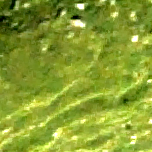
#> input picture dataset_crops_152/crop_000_label_0.png, 152 x 152 px; its folder holds only this picture in this run
$ python run_paper_methods_nested_loo.py   (older library calls are emulated)
#> lines starting #> are read from the running program, lines starting #| are printed output that depends on the picture
#!/usr/bin/env python3
"""
Literature Methods Comparison on Pakistani (Balakot) Dataset
============================================================
Implements hand-crafted feature pipelines from two reference papers and
evaluates them with Nested Leave-One-Out (LOO) cross-validation, matching
the same rigorous protocol used for our DINO-based models.

Papers:
  1. Liu et al. (Forests 2025, 16, 1777) – Texture + Vegetation Indices + RGB spectral
     with Random Forest, Gradient Boosting, XGBoost, and Stacking ensemble
  2. Eckert (Remote Sens. 2012, 4, 810) – GLCM texture with Stepwise multiple linear regression

Output:
  - paper_methods_nested_loo_results.csv
  - paper_methods_nested_loo_scatter.png
  - paper_methods_nested_loo_comparison.csv
"""

import os, json, glob, re, warnings
import numpy as np
import pandas as pd
import matplotlib
matplotlib.use("Agg")
import matplotlib.pyplot as plt
from typing import Dict, List, Tuple, Any

from PIL import Image
from skimage.feature import graycomatrix, graycoprops
from sklearn.ensemble import (
    RandomForestRegressor,
    GradientBoostingRegressor,
    StackingRegressor,
)
from sklearn.linear_model import LinearRegression, Ridge
from sklearn.metrics import mean_squared_error, mean_absolute_error, r2_score
from sklearn.preprocessing import StandardScaler
import xgboost as xgb
from scipy import stats

warnings.filterwarnings("ignore")

SCRIPT_DIR = os.path.dirname(os.path.abspath(__file__))

# ──────────────────────────────────────────────────────────────────────
# 1.  Feature extraction (identical to German pipeline)
# ──────────────────────────────────────────────────────────────────────

def extract_glcm_features(image: np.ndarray,
                           distances: List[int] = [1, 2, 3],
                           angles: List[float] = [0, np.pi/4, np.pi/2, 3*np.pi/4],
                           levels: int = 256) -> Dict[str, float]:
    """Multi-scale GLCM texture features (remotesensing-04-00810 / forests-16-01777)."""
    if len(image.shape) == 3:
        gray = image[:, :, 1].astype(np.uint8)  # green band
    else:
        gray = image.astype(np.uint8)

    features: Dict[str, float] = {}
    try:
        for dist in distances:
            glcm = graycomatrix(gray, distances=[dist], angles=angles,
                                levels=levels, symmetric=True, normed=True)
            for prop in ["correlation", "homogeneity", "contrast", "energy"]:
                vals = graycoprops(glcm, prop)
                features[f"glcm_{prop}_d{dist}_mean"] = float(np.mean(vals))
                features[f"glcm_{prop}_d{dist}_std"]  = float(np.std(vals))
                features[f"glcm_{prop}_d{dist}_max"]  = float(np.max(vals))
                features[f"glcm_{prop}_d{dist}_min"]  = float(np.min(vals))
            asm = graycoprops(glcm, "energy")
            features[f"glcm_asm_d{dist}_mean"] = float(np.mean(asm))
            features[f"glcm_asm_d{dist}_std"]  = float(np.std(asm))

        # overall across all distances
        glcm_all = graycomatrix(gray, distances=distances, angles=angles,
                                levels=levels, symmetric=True, normed=True)
        for prop in ["correlation", "homogeneity", "contrast", "energy"]:
            vals = graycoprops(glcm_all, prop)
            features[f"glcm_{prop}_overall_mean"] = float(np.mean(vals))
            features[f"glcm_{prop}_overall_std"]  = float(np.std(vals))
        asm_all = graycoprops(glcm_all, "energy")
        features["glcm_asm_overall_mean"] = float(np.mean(asm_all))
        features["glcm_asm_overall_std"]  = float(np.std(asm_all))

        features["glcm_variance"] = float(np.var(gray))
        features["glcm_mean"]     = float(np.mean(gray))
    except Exception as e:
        print(f"  GLCM extraction warning: {e}")
    return features


def extract_vegetation_indices(image: np.ndarray) -> Dict[str, float]:
    """RGB-based vegetation indices (forests-16-01777)."""
    r = image[:, :, 0].astype(np.float32) / 255.0
    g = image[:, :, 1].astype(np.float32) / 255.0
    b = image[:, :, 2].astype(np.float32) / 255.0
    eps = 1e-8
    return {
        "vvi":   float(((g - r) / (g + r + eps)).mean()),
        "grvi":  float(((g - r) / (g + r + eps)).mean()),
        "rgri":  float((r / (g + eps)).mean()),
        "grri":  float((g / (r + eps)).mean()),
        "exg":   float((2*g - r - b).mean()),
        "exr":   float((1.4*r - g).mean()),
        "cive":  float((0.441*r - 0.811*g + 0.385*b + 18.78745).mean()),
        "vari":  float(((g - r) / (g + r - b + eps)).mean()),
        "tgi":   float((-0.5*(190*(r - g) - 120*(r - b))).mean()),
        "ngrdi": float(((g - r) / (g + r + eps)).mean()),
    }


def extract_spectral_statistics(image: np.ndarray) -> Dict[str, float]:
    """Band-wise statistics for R, G, B (forests-16-01777)."""
    features: Dict[str, float] = {}
    for i, ch in enumerate(["r", "g", "b"]):
        band = image[:, :, i].astype(np.float32)
        features[f"{ch}_mean"]   = float(np.mean(band))
        features[f"{ch}_std"]    = float(np.std(band))
        features[f"{ch}_min"]    = float(np.min(band))
        features[f"{ch}_max"]    = float(np.max(band))
        features[f"{ch}_median"] = float(np.median(band))
        features[f"{ch}_q25"]    = float(np.percentile(band, 25))
        features[f"{ch}_q75"]    = float(np.percentile(band, 75))
    return features


def extract_all_paper_features(img_path: str) -> Dict[str, float]:
    """Extract the complete 81-feature vector for one image crop."""
    img = np.array(Image.open(img_path).convert("RGB"))
    feats: Dict[str, float] = {}
    feats.update(extract_glcm_features(img))
    feats.update(extract_vegetation_indices(img))
    feats.update(extract_spectral_statistics(img))
    return feats

# ──────────────────────────────────────────────────────────────────────
# 2.  Model helpers
# ──────────────────────────────────────────────────────────────────────

# [6 lines left out: function calc_metrics, not called in this run]


# Hyperparameter grids for inner-loop tuning (Nested LOO)
RF_GRID = [
    {"n_estimators": n, "max_depth": d}
    for n in [50, 100]
    for d in [3, 5, 10, None]
]

GBT_GRID = [
    {"n_estimators": n, "max_depth": d, "learning_rate": lr}
    for n in [50, 100]
    for d in [3, 5]
    for lr in [0.05, 0.1]
]

XGB_GRID = [
    {"n_estimators": n, "max_depth": d, "learning_rate": lr, "reg_lambda": lam}
    for n in [50, 100]
    for d in [3, 5]
    for lr in [0.05, 0.1]
    for lam in [1.0, 10.0]
]


# [79 lines left out: functions _inner_loo_tune, _inner_loo_tune_stacking, _inner_loo_tune_stepwise, not called in this run]


# ──────────────────────────────────────────────────────────────────────
# 3.  Nested LOO driver per method
# ──────────────────────────────────────────────────────────────────────

def nested_loo(X, y, method, feature_names):
    """Run a full nested LOO for one method. Returns metrics, y_true, y_pred."""
    n = len(y)
    preds = np.zeros(n)
    for i in range(n):
        mask = np.ones(n, dtype=bool); mask[i] = False
        Xtr, ytr = X[mask], y[mask]
        Xte = X[~mask].reshape(1, -1)

        scaler = StandardScaler()
        Xtr_s = scaler.fit_transform(Xtr)
        Xte_s = scaler.transform(Xte)

        if method == "RF":
            cfg = _inner_loo_tune(Xtr_s, ytr, RandomForestRegressor, RF_GRID, {"n_jobs": -1})
            m = RandomForestRegressor(**cfg, random_state=42, n_jobs=-1)
            m.fit(Xtr_s, ytr)
            preds[i] = m.predict(Xte_s)[0]

        elif method == "GBT":
            cfg = _inner_loo_tune(Xtr_s, ytr, GradientBoostingRegressor, GBT_GRID)
            m = GradientBoostingRegressor(**cfg, random_state=42)
            m.fit(Xtr_s, ytr)
            preds[i] = m.predict(Xte_s)[0]

        elif method == "XGBoost":
            cfg = _inner_loo_tune(Xtr_s, ytr, xgb.XGBRegressor, XGB_GRID, {"verbosity": 0})
            m = xgb.XGBRegressor(**cfg, random_state=42, verbosity=0)
            m.fit(Xtr_s, ytr)
            preds[i] = m.predict(Xte_s)[0]

        elif method == "Stacking":
            best_n = _inner_loo_tune_stacking(Xtr_s, ytr)
            base = [
                ("rf",  RandomForestRegressor(n_estimators=best_n, max_depth=5, random_state=42, n_jobs=-1)),
                ("gbt", GradientBoostingRegressor(n_estimators=best_n, max_depth=3, learning_rate=0.1, random_state=42)),
                ("xgb", xgb.XGBRegressor(n_estimators=best_n, max_depth=3, learning_rate=0.1,
                                          random_state=42, verbosity=0)),
            ]
            stk = StackingRegressor(estimators=base, final_estimator=Ridge(alpha=10),
                                     cv=min(5, len(ytr)))
            stk.fit(Xtr_s, ytr)
            preds[i] = stk.predict(Xte_s)[0]

        elif method == "StepwiseRegression":
            sel_idx = _inner_loo_tune_stepwise(Xtr_s, ytr, feature_names)
            m = LinearRegression()
            m.fit(Xtr_s[:, sel_idx], ytr)
            preds[i] = m.predict(Xte_s[:, sel_idx])[0]

        else:
            raise ValueError(method)

    metrics = calc_metrics(y, preds)
    return metrics, y, preds


# ──────────────────────────────────────────────────────────────────────
# 4.  Main
# ──────────────────────────────────────────────────────────────────────

# ── Publication style ─────────────────────────────────────────────────────────
plt.rcParams.update({
    "font.family": "serif",
    "font.serif": ["Times New Roman", "Times", "DejaVu Serif"],
    "font.size": 28,
    "axes.labelsize": 32,
    "xtick.labelsize": 28,
    "ytick.labelsize": 28,
    "legend.fontsize": 28,
    "axes.linewidth": 1.0,
    "xtick.major.width": 0.8,
    "ytick.major.width": 0.8,
})

METHODS = ["RF", "GBT", "XGBoost", "Stacking", "StepwiseRegression"]
METHOD_DISPLAY = {
    "RF": "Random Forest",
    "GBT": "Gradient Boosting",
    "XGBoost": "XGBoost",
    "Stacking": "Stacking Ensemble",
    "StepwiseRegression": "Stepwise Regression",
}
METHOD_COLORS = {
    "RF": "#1f77b4",
    "GBT": "#ff7f0e",
    "XGBoost": "#2ca02c",
    "Stacking": "#d62728",
    "StepwiseRegression": "#9467bd",
}


def main():
    # Dataset paths
    crops_dir = "/Users/assadabid/Desktop/Balakot data for Prof. Shafait/biomass/dataset_crops_152"
    output_dir = SCRIPT_DIR
    os.makedirs(output_dir, exist_ok=True)

    print("=" * 70)
    print("LITERATURE METHODS — NESTED LOO ON PAKISTANI DATA")
    print("=" * 70)

    # ── Load crops and extract labels from filenames ──
    crop_files = sorted(glob.glob(os.path.join(crops_dir, "crop_*_label_*.png")))
    print(f"\nFound {len(crop_files)} image crops in {crops_dir}")

    paths, labels = [], []
    for p in crop_files:
        m = re.search(r"label_(\d+)", os.path.basename(p))
        if m:
            paths.append(p)
            labels.append(float(m.group(1)))

    labels = np.array(labels, dtype=np.float32)
    # Convert Total Biomass (kg) to Biomass Density (t/ha)
    # Circular field plot: radius = 17.5 m, area = π × 17.5² ≈ 962.1 m²
    import math
    circle_area_m2 = math.pi * 17.5 ** 2
    labels = (labels / 1000.0) * (10000.0 / circle_area_m2)

    print(f"Total samples: {len(labels)} (including {int((labels == 0).sum())} with biomass=0)")
    print(f"Biomass range: {labels.min():.2f} – {labels.max():.2f} t/ha")
    print(f"Biomass mean: {labels.mean():.2f} ± {labels.std():.2f} t/ha")

    # ── Extract features ──
    print("\nExtracting paper-method features (GLCM + VI + RGB stats)...")
    feat_dicts = []
    for i, fp in enumerate(paths):
        feat_dicts.append(extract_all_paper_features(fp))
#> in extract_all_paper_features, img is the input picture: shape (152, 152, 3); mean R, G, B 137.4, 158.5, 48.3
#> in extract_glcm_features, `gray = image[:, :, 1].astype(np.uint8)`:
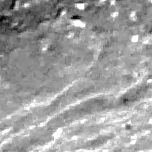
#> gray: shape (152, 152); min 0, max 255, mean 158.5
#> the loop in extract_glcm_features, `for dist in distances:` made 3 passes
#> asm on passes 1 to 3: [[0.0277, 0.0172, 0.0251, 0.0187]], [[0.017, 0.0172, 0.0153, 0.0187]], [[0.0144, 0.0131, 0.0132, 0.0146]]
#> after the loop in extract_glcm_features, `for dist in distances:`: features = 54 items
#> after the loop in extract_glcm_features, `for prop in ["correlation", "homogeneity", "contrast", "energy"]:`: features = 62 items
#> in extract_glcm_features, `asm_all = graycoprops(glcm_all, "energy")`: asm_all = [[0.0277, 0.0172, 0.0251, 0.0187], [0.017, 0.0172, 0.0153, 0.0187], [0.0144, 0.0131, 0.0132, 0.0146]]
#> in extract_vegetation_indices, `r = image[:, :, 0].astype(np.float32) / 255.0`:
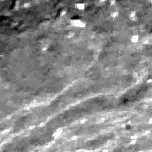
#> r: shape (152, 152) float32; min 0, max 1, mean 0.539
#> in extract_vegetation_indices, `b = image[:, :, 2].astype(np.float32) / 255.0`:
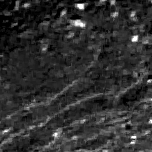
#> b: shape (152, 152) float32; min 0, max 1, mean 0.189
#> after the loop in extract_spectral_statistics, `for i, ch in enumerate(["r", "g", "b"]):`: features = 21 items
        if (i + 1) % 5 == 0:
            print(f"  Processed {i+1}/{len(paths)} crops")
    print(f"  Done. Features per crop: {len(feat_dicts[0])}")
#|   Done. Features per crop: 97

    df_feat = pd.DataFrame(feat_dicts)
#> df_feat = table of 1 rows and 97 columns
    feature_names = list(df_feat.columns)
#> feature_names = 97 items, first 6: 'glcm_correlation_d1_mean', 'glcm_correlation_d1_std', 'glcm_correlation_d1_max', 'glcm_correlation_d1_min', 'glcm_homogeneity_d1_mean', 'glcm_homogeneity_d1_std'
    X = df_feat.values.astype(np.float32)
    y = labels

    # ── Run Nested LOO per method ──
    print(f"\nRunning Nested LOO ({len(y)} outer folds) for {len(METHODS)} methods...\n")
    results_rows = []
    scatter_data: Dict[str, Tuple] = {}

    for method in METHODS:
        print(f"  {METHOD_DISPLAY[method]} ...")
        metrics, yt, yp = nested_loo(X, y, method, feature_names)
        scatter_data[method] = (metrics, yt, yp)
        results_rows.append({
            "Method": METHOD_DISPLAY[method],
            "%RMSE": metrics["%rmse"],
            "R²": metrics["r2"],
            "RMSE": metrics["rmse"],
            "MAE": metrics["mae"],
        })
        print(f"    %RMSE = {metrics['%rmse']:.2f}%,  R² = {metrics['r2']:.4f}")
#> after the loop, results_rows = []; scatter_data = 0 items

    results_df = pd.DataFrame(results_rows)
    results_df.to_csv(os.path.join(output_dir, "paper_methods_nested_loo_results.csv"), index=False)

    # ── Comparison table with our DINO-based results ──
    # Load our best DINO results
    dino_csv = os.path.join(output_dir, "nested_loo_best_vs_all.csv")
    comparison_rows = []
    if os.path.exists(dino_csv):
        dino_df = pd.read_csv(dino_csv)
        for _, row in dino_df.iterrows():
            comparison_rows.append({
                "Method": f"DINO + {row['Method']} (Top {int(row['Best Top K'])})",
                "%RMSE": row["Best K %RMSE"],
                "R²": row["Best K R²"],
                "Source": "Proposed (DINO)",
            })
    for _, row in results_df.iterrows():
        comparison_rows.append({
            "Method": row["Method"],
            "%RMSE": row["%RMSE"],
            "R²": row["R²"],
            "Source": "Literature",
        })
    comp_df = pd.DataFrame(comparison_rows)
    comp_df.to_csv(os.path.join(output_dir, "paper_methods_nested_loo_comparison.csv"), index=False)

    print("\n" + "=" * 70)
    print("COMPARISON: DINO-BASED (PROPOSED) vs LITERATURE METHODS")
    print("=" * 70)
    print(comp_df.to_string(index=False))

    # ── Save predictions for future scatter regeneration ──────────────────────
    pred_save = {}
    for method in METHODS:
        m, yt, yp = scatter_data[method]
        pred_save[method] = {
            "y_true": yt.tolist(), "y_pred": yp.tolist(),
            "prmse": m["%rmse"], "r2": m["r2"],
        }
    pred_path = os.path.join(output_dir, "paper_methods_nested_loo_predictions.json")
    with open(pred_path, "w") as f:
        json.dump(pred_save, f, indent=2)
    print(f"Predictions saved: {pred_path}")

    # ── Scatter plots (publication-ready) ─────────────────────────────────────
    global_mn, global_mx = np.inf, -np.inf
    for method in METHODS:
        _, yt, yp = scatter_data[method]
        global_mn = min(global_mn, yt.min(), yp.min())
        global_mx = max(global_mx, yt.max(), yp.max())
    pad = (global_mx - global_mn) * 0.07
    axis_mn = global_mn - pad
    axis_mx = global_mx + pad

    letters = "abcde"
    fig, axes = plt.subplots(2, 3, figsize=(18, 11))
    axes = axes.flatten()
    fig.subplots_adjust(hspace=0.35, wspace=0.30)

    for i, method in enumerate(METHODS):
        metrics, yt, yp = scatter_data[method]
        ax = axes[i]
        ax.scatter(yt, yp, color=METHOD_COLORS[method], alpha=0.85,
                   edgecolors="white", linewidths=0.5, s=90, zorder=3)
        ax.plot([axis_mn, axis_mx], [axis_mn, axis_mx], "k--", lw=1.5, alpha=0.6, zorder=2)
        ax.set_xlim(axis_mn, axis_mx)
        ax.set_ylim(axis_mn, axis_mx)
        ax.set_aspect("equal", adjustable="box")
        ax.set_xlabel("True AGB (t/ha)", fontsize=32, labelpad=6)
        ax.set_ylabel("Predicted AGB (t/ha)", fontsize=32, labelpad=6)
        ax.set_title(METHOD_DISPLAY[method], fontsize=30, fontweight="bold", pad=8)
        ax.grid(True, lw=0.4, alpha=0.4)
        ax.text(0.97, 0.05,
                f"R² = {metrics['r2']:.3f}\n%RMSE = {metrics['%rmse']:.1f}%\nN = {len(yt)}",
                transform=ax.transAxes, fontsize=26,
                va="bottom", ha="right",
                bbox=dict(boxstyle="round,pad=0.3", facecolor="white",
                          edgecolor="#AAAAAA", alpha=0.85))
        ax.text(-0.10, 1.04, f"({letters[i]})",
                transform=ax.transAxes,
                fontsize=40, fontweight="bold", va="bottom", ha="left")

    for j in range(len(METHODS), len(axes)):
        axes[j].axis("off")

    for ext in ("svg", "png"):
        out = os.path.join(output_dir, f"paper_methods_nested_loo_scatter.{ext}")
        fig.savefig(out, dpi=300, bbox_inches="tight",
                    facecolor="white", edgecolor="none", pad_inches=0.15)
        print(f"Saved: {out}")
    plt.close(fig)

    print(f"\n✅ All paper-method artifacts saved to {output_dir}")


if __name__ == "__main__":
#> (the run stopped early here; a loop or call above may not have finished)

$ run again, on dataset_crops_152/crop_005_label_0.png
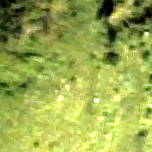
#> input picture dataset_crops_152/crop_005_label_0.png, 152 x 152 px
#> in extract_all_paper_features, img is the input picture: shape (152, 152, 3); mean R, G, B 155.7, 171.5, 78.7
#> in extract_glcm_features, `gray = image[:, :, 1].astype(np.uint8)`:
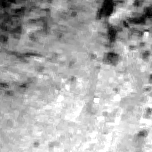
#> gray: shape (152, 152); min 0, max 255, mean 171.5
#> the loop in extract_glcm_features, `for dist in distances:` made 3 passes
#> asm on passes 1 to 3: [[0.0267, 0.0176, 0.0244, 0.0185]], [[0.0168, 0.0176, 0.0156, 0.0185]], [[0.0138, 0.0126, 0.0127, 0.014]]
#> after the loop in extract_glcm_features, `for dist in distances:`: features = 54 items
#> after the loop in extract_glcm_features, `for prop in ["correlation", "homogeneity", "contrast", "energy"]:`: features = 62 items
#> asm_all = [[0.0267, 0.0176, 0.0244, 0.0185], [0.0168, 0.0176, 0.0156, 0.0185], [0.0138, 0.0126, 0.0127, 0.014]]
#> in extract_vegetation_indices, `b = image[:, :, 2].astype(np.float32) / 255.0`:
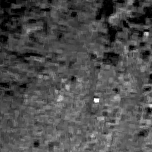
#> b: shape (152, 152) float32; min 0, max 1, mean 0.309
#> after the loop in extract_spectral_statistics, `for i, ch in enumerate(["r", "g", "b"]):`: features = 21 items
#|   Done. Features per crop: 97
#> df_feat = table of 1 rows and 97 columns
#> feature_names = 97 items, first 6: 'glcm_correlation_d1_mean', 'glcm_correlation_d1_std', 'glcm_correlation_d1_max', 'glcm_correlation_d1_min', 'glcm_homogeneity_d1_mean', 'glcm_homogeneity_d1_std'
#> after the loop in main, `for method in METHODS:`: results_rows = []; scatter_data = 0 items

$ run again, on dataset_crops_152/crop_006_label_0.png
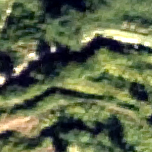
#> input picture dataset_crops_152/crop_006_label_0.png, 152 x 152 px
#> in extract_all_paper_features, img is the input picture: shape (152, 152, 3); mean R, G, B 92, 102.5, 72.6
#> in extract_glcm_features, `gray = image[:, :, 1].astype(np.uint8)`:
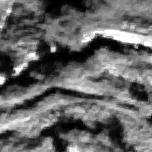
#> gray: shape (152, 152); min 0, max 255, mean 102.5
#> the loop in extract_glcm_features, `for dist in distances:` made 3 passes
#> asm on passes 1 to 3: [[0.0241, 0.0153, 0.0205, 0.0151]], [[0.0155, 0.0153, 0.0122, 0.0151]], [[0.0134, 0.0112, 0.01, 0.0112]]
#> after the loop in extract_glcm_features, `for dist in distances:`: features = 54 items
#> after the loop in extract_glcm_features, `for prop in ["correlation", "homogeneity", "contrast", "energy"]:`: features = 62 items
#> asm_all = [[0.0241, 0.0153, 0.0205, 0.0151], [0.0155, 0.0153, 0.0122, 0.0151], [0.0134, 0.0112, 0.01, 0.0112]]
#> in extract_vegetation_indices, `b = image[:, :, 2].astype(np.float32) / 255.0`:
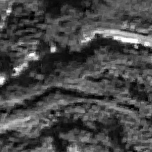
#> b: shape (152, 152) float32; min 0, max 1, mean 0.285
#> after the loop in extract_spectral_statistics, `for i, ch in enumerate(["r", "g", "b"]):`: features = 21 items
#|   Done. Features per crop: 97
#> df_feat = table of 1 rows and 97 columns
#> feature_names = 97 items, first 6: 'glcm_correlation_d1_mean', 'glcm_correlation_d1_std', 'glcm_correlation_d1_max', 'glcm_correlation_d1_min', 'glcm_homogeneity_d1_mean', 'glcm_homogeneity_d1_std'
#> after the loop in main, `for method in METHODS:`: results_rows = []; scatter_data = 0 items

$ run again, on dataset_crops_152/crop_007_label_0.png
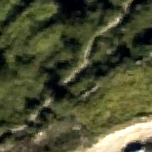
#> input picture dataset_crops_152/crop_007_label_0.png, 152 x 152 px
#> in extract_all_paper_features, img is the input picture: shape (152, 152, 3); mean R, G, B 75.4, 78.3, 49.9
#> in extract_glcm_features, `gray = image[:, :, 1].astype(np.uint8)`:
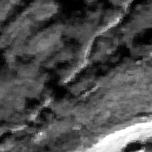
#> gray: shape (152, 152); min 0, max 255, mean 78.3
#> the loop in extract_glcm_features, `for dist in distances:` made 3 passes
#> asm on passes 1 to 3: [[0.0275, 0.0169, 0.024, 0.0184]], [[0.017, 0.0169, 0.0148, 0.0184]], [[0.0147, 0.0127, 0.0126, 0.0149]]
#> after the loop in extract_glcm_features, `for dist in distances:`: features = 54 items
#> after the loop in extract_glcm_features, `for prop in ["correlation", "homogeneity", "contrast", "energy"]:`: features = 62 items
#> asm_all = [[0.0275, 0.0169, 0.024, 0.0184], [0.017, 0.0169, 0.0148, 0.0184], [0.0147, 0.0127, 0.0126, 0.0149]]
#> in extract_vegetation_indices, `b = image[:, :, 2].astype(np.float32) / 255.0`:
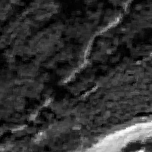
#> b: shape (152, 152) float32; min 0, max 1, mean 0.196
#> after the loop in extract_spectral_statistics, `for i, ch in enumerate(["r", "g", "b"]):`: features = 21 items
#|   Done. Features per crop: 97
#> df_feat = table of 1 rows and 97 columns
#> feature_names = 97 items, first 6: 'glcm_correlation_d1_mean', 'glcm_correlation_d1_std', 'glcm_correlation_d1_max', 'glcm_correlation_d1_min', 'glcm_homogeneity_d1_mean', 'glcm_homogeneity_d1_std'
#> after the loop in main, `for method in METHODS:`: results_rows = []; scatter_data = 0 items
